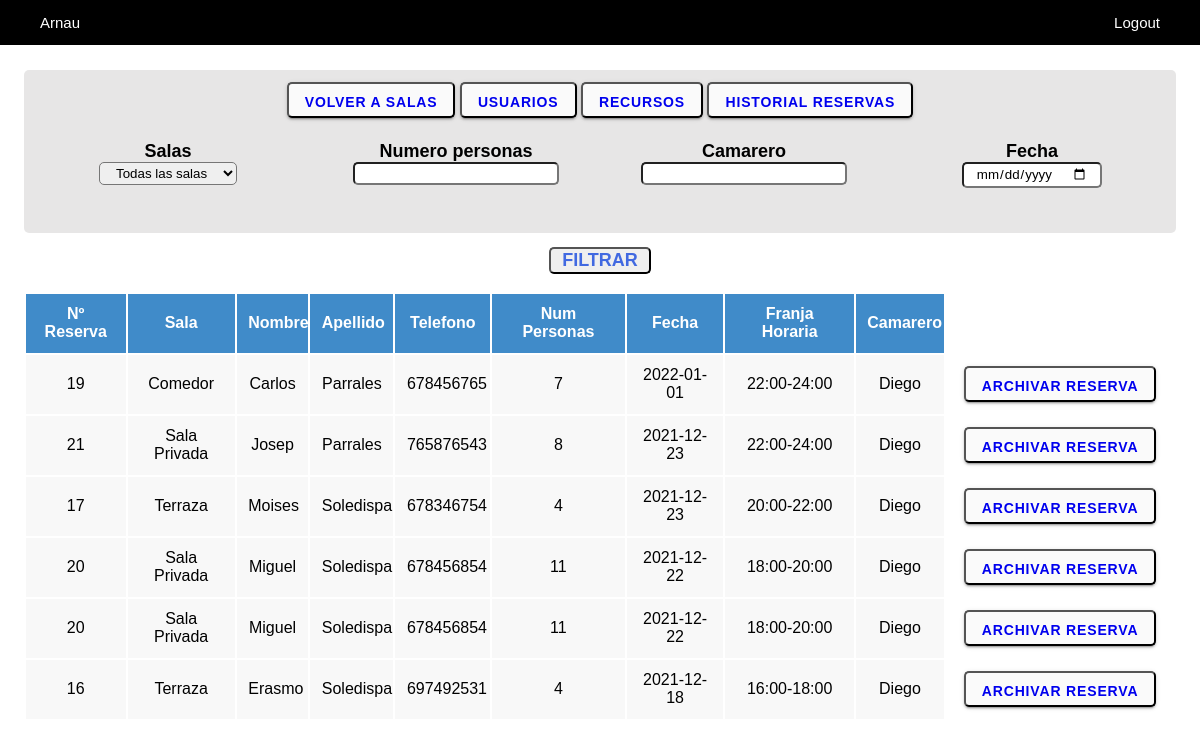
/view/zona.reserva.php (signed in), run on the app's committed database.
### tables this page shows
CREATE TABLE `tbl_reserva` (
  `id_r` int(11) NOT NULL,
  `nombre_r` varchar(45) DEFAULT NULL,
  `apellido_r` varchar(45) DEFAULT NULL,
  `telefono_r` int(9) DEFAULT NULL,
  `fecha_r` date DEFAULT NULL,
  `num_personas_r` int(11) DEFAULT NULL,
  `franja_horaria_r` tinyint(4) DEFAULT NULL,
  `hora_cierre_r` time DEFAULT NULL,
  `activa_r` enum('si','no') NOT NULL,
  `id_u` int(11) DEFAULT NULL
);

CREATE TABLE `tbl_sala` (
  `id_s` int(11) NOT NULL,
  `nombre_s` varchar(45) DEFAULT NULL,
  `descripcion_s` varchar(100) DEFAULT NULL,
  `img_s` varchar(100) DEFAULT NULL,
  `disponibilidad_s` enum('si','no') DEFAULT NULL
);

CREATE TABLE `tbl_usuario` (
  `id_u` int(11) NOT NULL,
  `nombre_u` varchar(45) DEFAULT NULL,
  `apellido_u` varchar(45) DEFAULT NULL,
  `correo_u` varchar(100) DEFAULT NULL,
  `contraseña_u` varchar(45) DEFAULT NULL,
  `tipo_u` enum('camarero','administrador') DEFAULT NULL,
  `disponibilidad_u` enum('si','no') DEFAULT NULL
);

### view/zona.reserva.php (the view, shortened to what this page needs)
<?php
require_once "../services/connection.php";
if ($_SESSION['email']=="") {
    header("location:login.php");
}else{
    ?>
    <!DOCTYPE html>
    <html lang="en">
    <head>
        <link rel="stylesheet" type="text/css" href="../css/styles.css">
    </head>
    <body>
        <ul class="padding-lat">
            <li><a><?php echo $_SESSION["nombre"];?></a></li>
            <li class="right">
                <a href="../proceses/logout.proc.php">Logout</a>
            </li>
        </ul>
        <div class="row padding-top padding-lat">
            <div class="fondo">
            <button type="submit"><a type='button' href='zona.sala.php'>Volver a salas</a></button>
            <button type="submit"><a type='button' href='zona.usuarios.php'>Usuarios</a></button>
            <button type="submit"><a type='button' href='zona.recursos.php'>Recursos</a></button>
            <button type="submit"><a type='button' href='zona.historial.php'>Historial Reservas</a></button>
                <form action="zona.reserva.php" method="post">
                    <div class="column-2">
                        <label for="sala">Salas</label><br>
                        <select name="sala" class="casilla">
                        <option value="" default>Todas las salas</option>
                                <?php
                                    try{
                                        $pdo->beginTransaction();
                                        $pdo->commit();
                                    } catch (Exception $e) {
                                        $pdo->rollBack();
                                        echo "Fallo: " . $e->getMessage();
                                    }
                                ?>
                        </select>
                    </div>
                    <div class="column-2">
                        <label for="numpersonas">Numero personas</label><br>
                        <input type="number" name="numpersonas" class="casilla">
                    </div>
                    <div class="column-2">
                        <label for="camarero">Camarero</label><br>
                        <input type="text" name="camarero" class="casilla">
                    </div>
                    <div class="column-2">
                        <label for="fecha">Fecha</label><br>
                        <input type="date" min="<?php echo date("Y-m-d"); ?>" name="fecha" class="casilla">
                    </div>
                    <div class="column-1">
                        <br><br><input type="submit" value="FILTRAR" name="filtrar" class="filtrar">
                    </div>
                </form>
            </div>
        </div><br>
        <?php
        if (isset($_POST['filtrar'])) {
            $sala=$_POST['sala'];
            $numpersonas=$_POST['numpersonas'];
            $camarero=$_POST['camarero'];
            $fecha=$_POST['fecha'];
            $data = array();
            if (!empty($sala)){
                $data[]="nombre_s = '{$sala}'";
            }
            if (!empty($numpersonas)){
                $data[]="num_personas_r = {$numpersonas}";
            }
            if (!empty($camarero)){
                $data[]="nombre_u = '{$camarero}'";
            }
            if (!empty($fecha)){
                $data[]="fecha_r = '{$fecha}'";
            }
            $anadir= implode(',',$data);
            $filtro=$pdo->prepare("SELECT r.*, mr.*, m.*, u.*, s.* FROM  tbl_reserva r
            LEFT JOIN `tbl_mesa/reserva` mr on r.id_r=mr.id_reserva
            LEFT JOIN tbl_mesa m on mr.id_mesa=m.id_m
            LEFT JOIN tbl_usuario u on r.id_u=u.id_u
            LEFT JOIN tbl_sala s on m.id_s=s.id_s
            WHERE r.activa_r='si' and {$anadir}
            ORDER BY fecha_r DESC , franja_horaria_r DESC");
                    try{
                        $pdo->beginTransaction();
                        $filtro->execute();
                        echo  "<div class='row padding-top-less padding-lat'>";
                        echo  "<table>";
                        echo  "<tr>";
                        echo  "<th class='blue'>Nº Reserva</th>";
                        echo  "<th class='blue'>Sala</th>";
                        echo  "<th class='blue'>Nombre</th>";
                        echo  "<th class='blue'>Apellido</th>";
                        echo  "<th class='blue'>Telefono</th>";
                        echo  "<th class='blue'>Num Personas</th>";
                        echo  "<th class='blue'>Fecha</th>";
                        echo  "<th class='blue'>Franja Horaria</th>";
                        echo  "<th class='blue'>Camarero</th>";
                        echo  "</tr>";
                        foreach ($filtro as $row) {
                            echo  "<tr>";
                            echo "<td class='gris'>{$row['id_r']}</td>";
                            echo "<td class='gris'>{$row['nombre_s']}</td>";
                            echo "<td class='gris'>{$row['nombre_r']}</td>";
                            echo "<td class='gris'>{$row['apellido_r']}</td>";
                            echo "<td class='gris'>{$row['telefono_r']}</td>";
                            echo "<td class='gris'>{$row['num_personas_r']}</td>";
                            echo "<td class='gris'>{$row['fecha_r']}</td>";
                            for ($i = 1,$y=12,$z=14; $i <= 6; $i++,$y+=2,$z+=2) {
                                if ($row['franja_horaria_r']==$i){
                                    echo "<td class='gris'>{$y}:00-{$z}:00</td>";
                                }
                            }
                            echo "<td class='gris'>{$row['nombre_u']}</td>";
                            echo "<td><button type='submit'><a type='button' href='../proceses/archivarreserva.php?id_r={$row['id_r']}'>Archivar reserva</a></button></td>";
                            echo  "</tr>";
                        }
                        echo "</table>";
                        echo "</div>";
                        $pdo->commit();
                    } catch (Exception $e) {
                        $pdo->rollBack();
                        echo "Fallo: " . $e->getMessage();
                    }
        }else {
            $historial=$pdo->prepare("SELECT distinct r.*, m.*, u.*, s.* FROM  tbl_reserva r
            LEFT JOIN `tbl_mesa/reserva` mr on r.id_r=mr.id_reserva
            LEFT JOIN tbl_mesa m on mr.id_mesa=m.id_m
            LEFT JOIN tbl_usuario u on r.id_u=u.id_u
            LEFT JOIN tbl_sala s on m.id_s=s.id_s
            WHERE r.activa_r='si'
            ORDER BY fecha_r DESC , franja_horaria_r DESC");
                    try{
                        $pdo->beginTransaction();
                        $historial->execute();
                        echo  "<div class='row padding-top-less padding-lat'>";
                        echo  "<table>";
                        echo  "<tr>";
                        echo  "<th class='blue'>Nº Reserva</th>";
                        echo  "<th class='blue'>Sala</th>";
                        echo  "<th class='blue'>Nombre</th>";
                        echo  "<th class='blue'>Apellido</th>";
                        echo  "<th class='blue'>Telefono</th>";
                        echo  "<th class='blue'>Num Personas</th>";
                        echo  "<th class='blue'>Fecha</th>";
                        echo  "<th class='blue'>Franja Horaria</th>";
                        echo  "<th class='blue'>Camarero</th>";
                        echo  "</tr>";
                        foreach ($historial as $row) {
                            echo  "<tr>";
                            echo "<td class='gris'>{$row['id_r']}</td>";
                            echo "<td class='gris'>{$row['nombre_s']}</td>";
                            echo "<td class='gris'>{$row['nombre_r']}</td>";
                            echo "<td class='gris'>{$row['apellido_r']}</td>";
                            echo "<td class='gris'>{$row['telefono_r']}</td>";
                            echo "<td class='gris'>{$row['num_personas_r']}</td>";
                            echo "<td class='gris'>{$row['fecha_r']}</td>";
                            for ($i = 1,$y=12,$z=14; $i <= 6; $i++,$y+=2,$z+=2) {
                                if ($row['franja_horaria_r']==$i){
                                    echo "<td class='gris'>{$y}:00-{$z}:00</td>";
                                }
                            }
                            echo "<td class='gris'>{$row['nombre_u']}</td>";
                            echo "<td><button type='submit'><a type='button' href='../proceses/archivarreserva.php?id_r={$row['id_r']}'>Archivar reserva</a></button></td>";
                            echo  "</tr>";
                        }
                        echo "</table>";
                        echo "</div>";
                        $pdo->commit();
                    } catch (Exception $e) {
                        $pdo->rollBack();
                        echo "Fallo: " . $e->getMessage();
                    }
        ?>
        </body>
        </html>
    <?php
    }
}
?>

### css/styles.css (style rules this page uses)
* { box-sizing: border-box; font-family: Arial, Helvetica, sans-serif; }
html, body { height: 100%; }
body { margin: 0; }
ul { list-style-type: none; margin: 0; padding: 0; overflow: hidden; background-color: black; position: fixed; top: 0; width: 100%; }
li { float: left; }
li a { display: block; color: white; text-align: center; padding: 14px 16px; text-decoration: none; font-size: 15px; }
.right { float: right; }
.padding-lat { padding-left: 2%; padding-right: 2%; }
.row:after { content: ""; display: table; clear: both; }
.padding-top { padding-top: 70px; }
.column-2 { width: 25%; float: left; padding: 2%; }
.column-1 { width: 100%; float: left; }
.fondo { background-color: rgba(231, 230, 230, 1); padding-top: 1%; padding-bottom: 10%; text-align: center; border-radius: 5px; }
.casilla { border-radius: 5px; padding: 1%; padding-left: 5%; padding-right: 5%; }
table { width: 100%; }
tr { padding: 1%; text-align: center; }
th { padding: 1%; text-align: center; }
td { padding: 1%; text-align: center; }
.gris { background-color: #f8f8f8; }
.blue { background-color: #408bc9; color: white; }
label { font-weight: bold; font-size: 18px; }
.filtrar { font-size: 18px; font-weight: bold; padding-right: 1%; padding-left: 1%; color: royalblue; border-radius: 5px; }
button { padding: 0 16px; border-radius: 5px; background-color: #fafafa; box-shadow: 0 3px 1px -2px rgba(0, 0, 0, 0.2), 0 2px 2px 0 rgba(0, 0, 0, 0.14), 0 1px 5px 0 rgba(0, 0, 0, 0.12); transition: background-color 15ms linear, box-shadow 280ms cubic-bezier(0.4, 0, 0.2, 1); height: 36px; line-height: 2.25rem; font-size: 0.875rem; font-weight: bold; letter-spacing: 0.06em; text-transform: uppercase; }
button a { text-decoration: none; }

### data on the page
tbl_reserva: id_r "19", tbl_sala.nombre_s "Comedor", nombre_r "Carlos", apellido_r "Parrales", telefono_r "678456765", num_personas_r "7", fecha_r "2022-01-01", y "22", z "24", id_u.nombre_u "Diego"
tbl_reserva: id_r "21", tbl_sala.nombre_s "Sala Privada", nombre_r "Josep", apellido_r "Parrales", telefono_r "765876543", num_personas_r "8", fecha_r "2021-12-23", y "22", z "24", id_u.nombre_u "Diego"
tbl_reserva: id_r "17", tbl_sala.nombre_s "Terraza", nombre_r "Moises", apellido_r "Soledispa", telefono_r "678346754", num_personas_r "4", fecha_r "2021-12-23", y "20", z "22", id_u.nombre_u "Diego"
tbl_reserva: id_r "20", tbl_sala.nombre_s "Sala Privada", nombre_r "Miguel", apellido_r "Soledispa", telefono_r "678456854", num_personas_r "11", fecha_r "2021-12-22", y "18", z "20", id_u.nombre_u "Diego"
tbl_reserva: id_r "16", tbl_sala.nombre_s "Terraza", nombre_r "Erasmo", apellido_r "Soledispa", telefono_r "697492531", num_personas_r "4", fecha_r "2021-12-18", y "16", z "18", id_u.nombre_u "Diego"

### other printed values
$_SESSION["nombre"] "Arnau"
